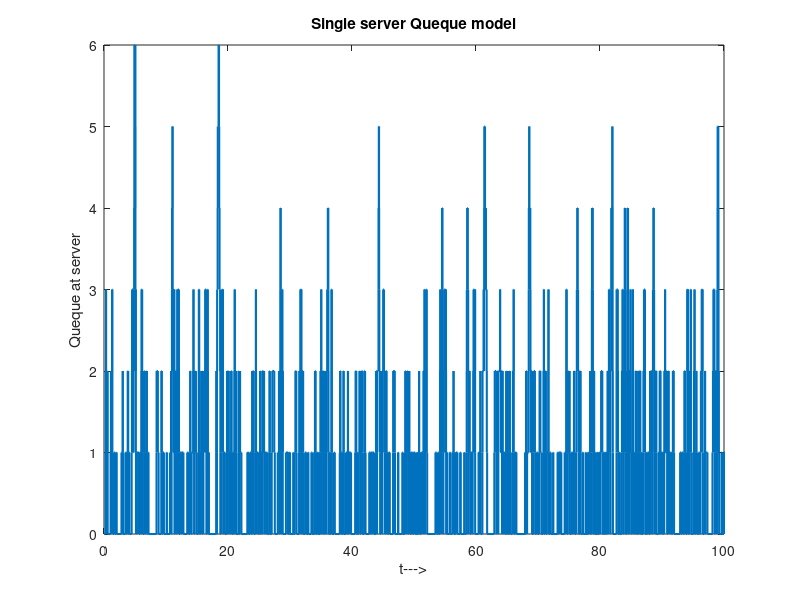

Recreate this plot in MATLAB.
function Single_Server_Queque()
clc;
clear all;
mean=1/25;
t=0;
NA=0;
ND=0;
n=0;
i=1;
T=100;
Ts=0;
A=0;
D=0;

breakduration=0;
totalbreak=0;
[ta,Ts]=generate_Ts(T,Ts);
%Ts(i)=temp;
breaktime=ta;
td=inf;
while ta<=T %
        if ta<=td &&ta<=T
            t=ta;
            NA=NA+1;
            n=n+1;
            s(1,NA+ND)=t;
            s(2,NA+ND)=n;
            [ta,Ts]=generate_Ts(T,Ts);
            %Ts(i)=temp;
            if n==1
                td=breaktime+exprnd(mean);%generates service time
            end
            A(NA)=t;
        elseif ta>td && td<=T
            t=td;
            n=n-1;
            ND=ND+1;
            s(1,NA+ND)=t;
            s(2,NA+ND)=n;
            D(ND)=t;
            if n==0
                td=inf;
                breaktime=t;
                while breaktime<ta
                    breakduration=0.3*rand;%generates Break duration 
                    breaktime=breaktime+breakduration;
                    totalbreak=totalbreak+breakduration;
                    
                end
                
            else
             td=t+exprnd(mean);
            end
 
            end
            
            
        end
    

while min(ta,td)>T&& n>0
    t=td;
    n=n-1;
    ND=ND+1;
    td=t+exprnd(mean);
    D(ND)=t;
     s(1,NA+ND)=t;
     s(2,NA+ND)=n;

end
if n==0 && min(ta,td)>T
    Tp=max(T-t,0);
end
figure(1)

stairs([0 s(1,:)],[0 s(2,:)],'linewidth',1.5);
xlim([0 T]);
title('Single server Queque model') 
xlabel('t--->')
ylabel('Queque at server')

sprintf('# of arrival %f=',NA)
sprintf('# of daparture %f=',ND)
sprintf('Arrival time of the customer')
disp(A)
sprintf('Daparture time of the customer')
disp(D)
sprintf('Ts=')
disp(Ts)
sprintf('total break time=%f',totalbreak)


end
%------------------------------------------------------------------%
%Funtion name:generate_Ts(T,Ts)
%Input parameters:T,Ts
%Output Parameters:None
%Defination:This function generated the arrival time using inverse
%transform method .T is time interval of obervation,Ts is previous 
%arrival time 
%--------------------------------------------------------------------%



function[t,Ts]= generate_Ts(T,Ts)

t=Ts;
lamda=19;
t1=0;
%T=100;
while(t<T)
       u1 = rand ();
       t = t- log(u1)/lamda;
       u2 = rand();
       if mod(t,10)<=5
           t1=mod(t,10);
           if u2 <= (mod(4+3*t1,10)/lamda)
           Ts = t;
           break;
           end
         else 
           t1=mod(t,10);
          if u2 <= (mod(19-3*(t1-5),10)/lamda)
          Ts = t;
          %i=i+1;
          break;
          end
      end    
   

end
end
